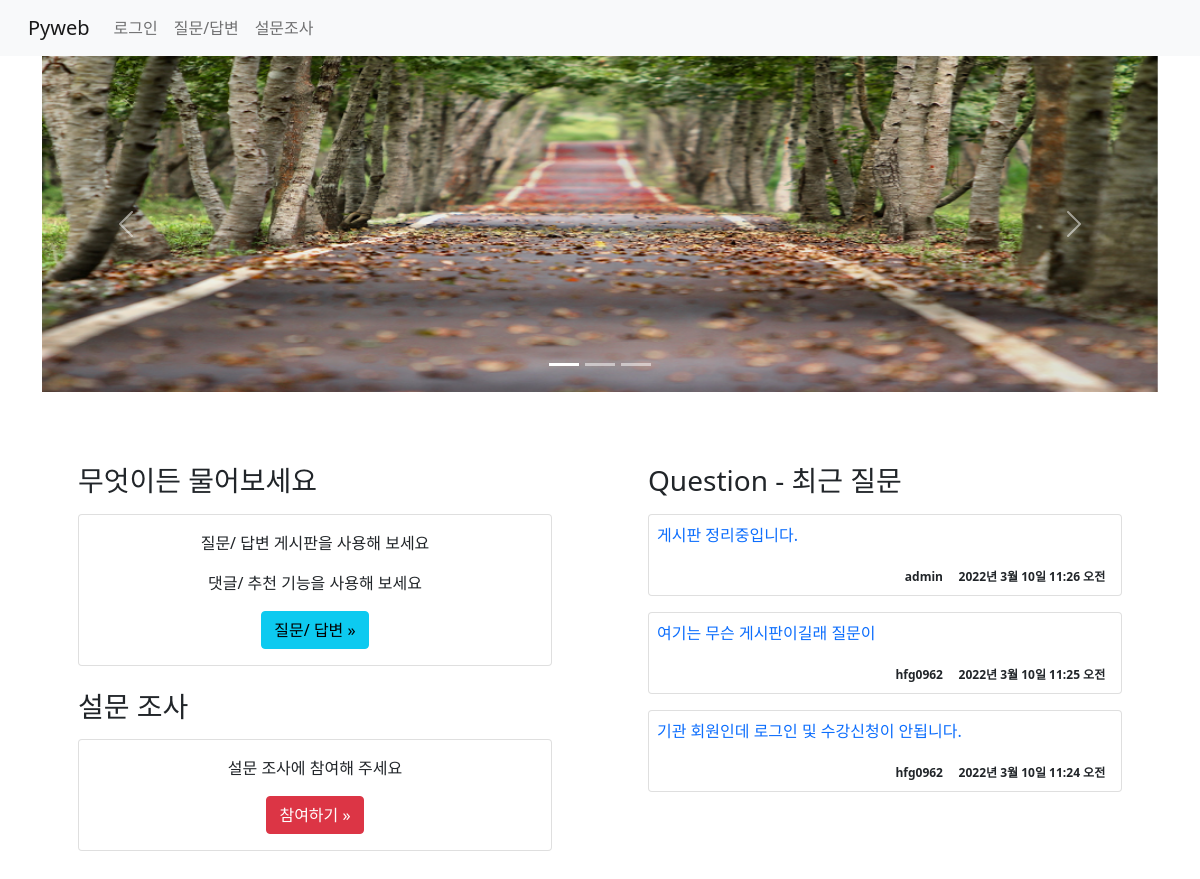
/, run on an earlier commit of the app's database.
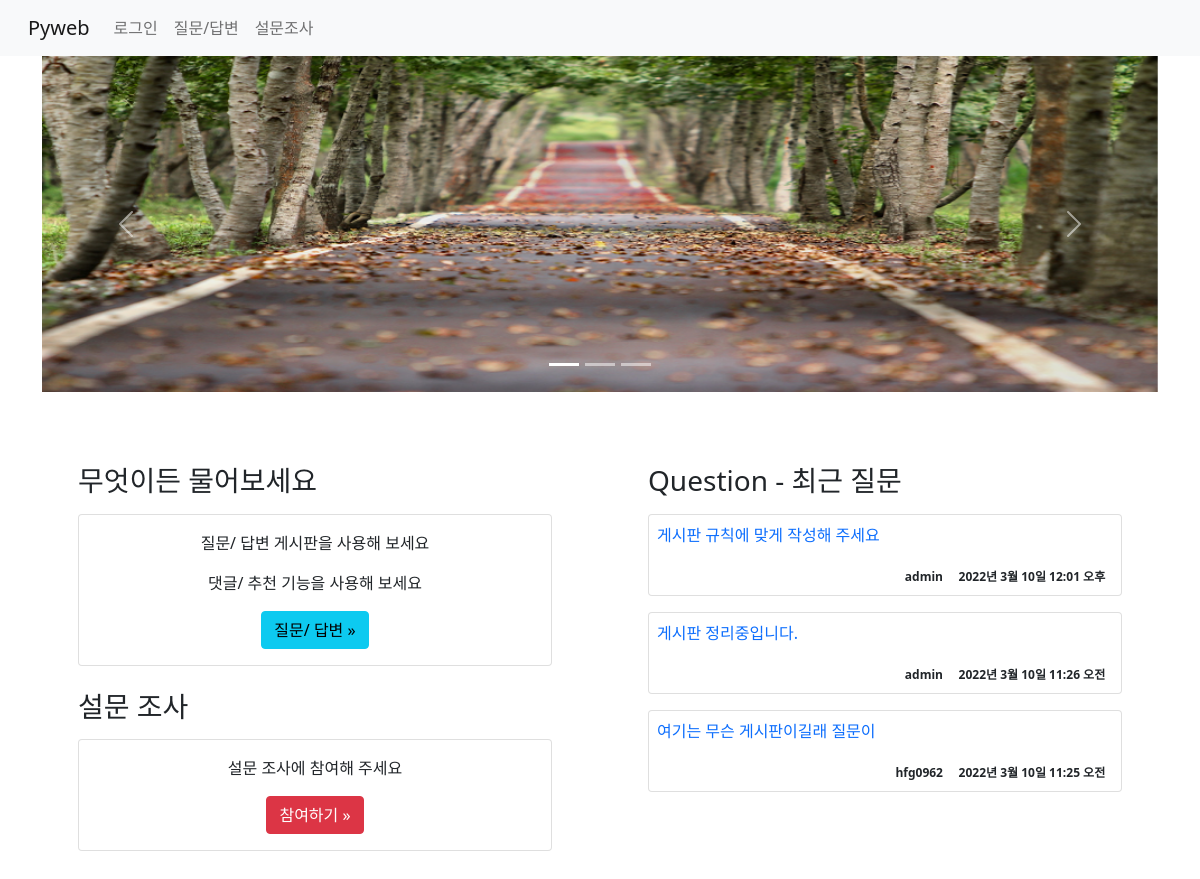
And on a later commit of the database.
### board/models.py (models this page shows, shortened)
class Question(models.Model):
    subject = models.CharField(max_length=200)
    content = models.TextField()
    create_date = models.DateTimeField()  # not null
    modify_date = models.DateTimeField(null=True, blank=True) # null 값 허용/ blank- 폼 데이터null
    author = models.ForeignKey(User, on_delete=models.CASCADE)

### board/views.py (the view)
# urls.py: path('', views.index, name='index'),  #127.0.0.1:8000/board/
def index(request):
    question_list = Question.objects.order_by('-pk')[:3]
    context = {'question_list':question_list}
    return render(request, 'board/index.html', context)

### templates/board/index.html (shortened to what this page needs)
{% extends 'base.html'%}
{% load static %}
{% block content %}
<div class="container">
    <div id="carouselExampleIndicators" class="carousel slide" data-bs-ride="carousel">
      <div class="carousel-indicators">
        <button type="button" data-bs-target="#carouselExampleIndicators" data-bs-slide-to="0" class="active" aria-current="true" aria-label="Slide 1"></button>
        <button type="button" data-bs-target="#carouselExampleIndicators" data-bs-slide-to="1" aria-label="Slide 2"></button>
        <button type="button" data-bs-target="#carouselExampleIndicators" data-bs-slide-to="2" aria-label="Slide 3"></button>
      </div>
      <div class="carousel-inner">
        <div class="carousel-item active">
          <img src="{% static 'board/images/bg0.png' %}" class="d-block w-100" alt="...">
        </div>
      </div>
      <button class="carousel-control-prev" type="button" data-bs-target="#carouselExampleIndicators" data-bs-slide="prev">
        <span class="carousel-control-prev-icon" aria-hidden="true"></span>
      </button>
      <button class="carousel-control-next" type="button" data-bs-target="#carouselExampleIndicators" data-bs-slide="next">
        <span class="carousel-control-next-icon" aria-hidden="true"></span>
      </button>
    </div>
    <div class="row">
        <div class="col-6 p-5">
            <h3 class="mt-4">무엇이든 물어보세요</h3>
            <div class="card my-3" style="text-align:center;">
                <div class="card-body">
                    <p>질문/ 답변 게시판을 사용해 보세요</p>
                    <p>댓글/ 추천 기능을 사용해 보세요</p>
                    <a href="{% url 'board:boardlist' %}" class="btn btn-info">질문/ 답변 &raquo;</a>
                </div>
            </div>
            <h3 class="mt-4">설문 조사</h3>
            <div class="card my-3" style="text-align:center;">
                <div class="card-body">
                    <p>설문 조사에 참여해 주세요</p>
                    <a href="{% url 'poll:index' %}" class="btn btn-danger">참여하기 &raquo;</a>
                </div>
            </div>
        </div>
        <div class="col-6 p-5">
        <h3 class="mt-4">Question - 최근 질문</h3>
            {% for question in question_list%}
            <div class="card my-3" >
                <div class="card-body p-2">
                    <p>
                        <a href="{% url 'board:detail' question.id %}"
                            class="text-decoration-none">
                            {{ question.subject }}</a>
                    </p>
                    <div class="card-text text-right">
                        <span class="badge text-dark">
                            {{ question.author }} &nbsp; &nbsp; {{ question.create_date }}
                        </span>
                    </div>
                </div>
            </div>
            {% endfor %}
        </div>
    </div>
</div>
{% endblock %}

What changed in the data, as far as the page shows it:
no longer on this page (row unchanged): Question: subject "기관 회원인데 로그인 및 수강신청이 안됩니다.", author "hfg0962", create_date "2022년 3월 10일 11:24 오전"
added Question: subject "게시판 규칙에 맞게 작성해 주세요", author "admin", create_date "2022년 3월 10일 12:01 오후"
